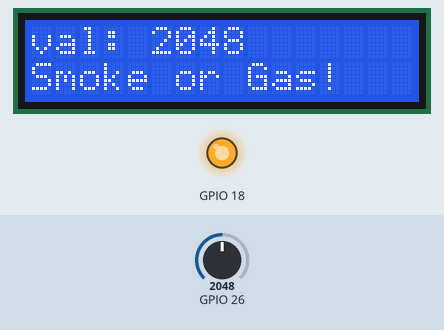
Recording of a sketch running on a simulated ESP32. Shown: 16×2 character LCD, output pins drawn as LEDs (lit = HIGH). Inputs (shaded band) come from the test bench; at power-on: GPIO 26 = 2048. What the sketch prints to the serial monitor is not drawn.

Above: at 1.2 s.
1.3 s: GPIO 26 set to 548
At 2.0 s:
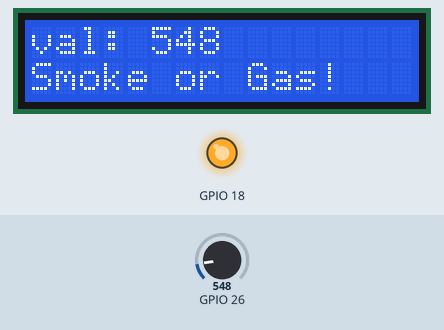
4.4 s: GPIO 26 set to 453
At 5.7 s:
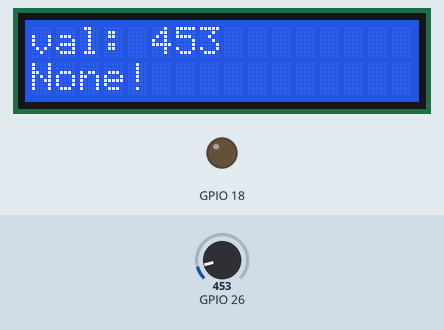
7.3 s: GPIO 26 set to 491
At 7.8 s:
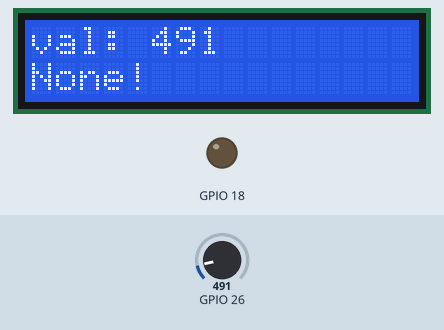
Timing chart, 0 to 10.3 s (numbered marks = the images above; inputs shaded):
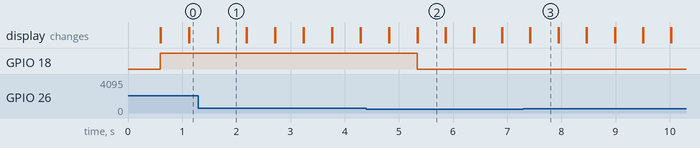

The sketch:

Project_25_Smoke_Alarm.ino
```cpp
//**********************************************************************************
/*
 * 名称   : Smoke_Alarm
 * 功能   : 烟雾或可燃性气体控制蜂鸣器和LCD
 * 作者   : http://www.keyes-robot.com/
*/
#include <Arduino.h>
#include <LiquidCrystal_I2C.h>

// LCD连接的引脚：sda--GP4, scl--GP5
LiquidCrystal_I2C lcd(0x27,16,2); // 将显示16字符,2行的LCD设置地址为0x27
int item = 0;

void setup() {
  Serial.begin(115200);
  lcd.init(); // 初始化LCD
  lcd.backlight(); // 打开LCD背光
  lcd.clear();
  pinMode(26, INPUT);  //模拟气体(MQ-2)传感器连接GPIO26上，并设置为输入模式
  pinMode(18, OUTPUT); //将有源蜂鸣器连接到GPIO18上，并设置为输出模式
}

void loop() {
  item = analogRead(26); //读取模拟气体(MQ-2)传感器输出的模拟信号
  Serial.println(item);  //串口打印模拟气体(MQ-2)传感器输出的模拟信号
  lcd.setCursor(0, 0);
  lcd.print("val: ");
  lcd.setCursor(5, 0);
  lcd.print(item);
  delay(500);
  lcd.clear();
  if (item > 500) {  //检测到烟雾或可燃性气体，模拟值大于500
    lcd.clear();
    lcd.setCursor(0, 1);
    lcd.print("Smoke or Gas!");
    digitalWrite(18, HIGH); //打开蜂鸣器
  } else {  //烟雾或可燃性气体模拟值小于500
    lcd.clear();
    lcd.setCursor(0, 1);
    lcd.print("None!");
    digitalWrite(18, LOW); //关闭蜂鸣器
  }
}
//**********************************************************************************
```

Measured:
- the behaviour switches between 501 and 500 on GPIO 26 (found by bisection; images 1 and 2)
- after the input at 1.3 s, the display: first differs from a run without the input after 0.36 s (image 1)
- after the input at 4.4 s, GPIO 18: HIGH → LOW after 0.94 s; the display: first differs from a run without the input after 0.43 s (image 2 shows a later state)
- after the input at 7.3 s, the display: first differs from a run without the input after 0.13 s (image 3)
- what the display in image 1 shows lasts 0.5 s, from 1.7 s to 2.2 s
